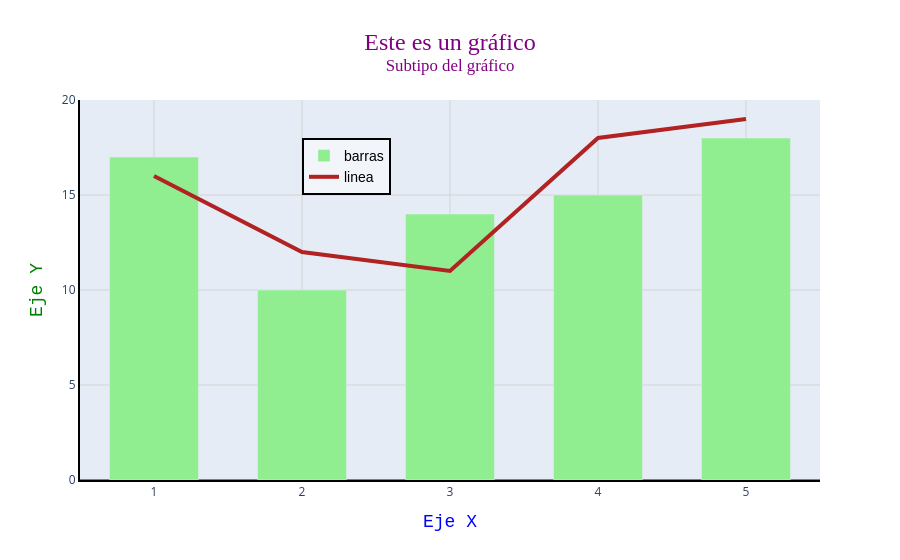

Source (notebook cell):
### Code cell
# 4. Modificar parámetros de la leyenda
fig.update_layout(
    legend=dict(
        x=0.3,
        y=0.9,
        bgcolor="rgba(255,255,255,0.5)", # fondo de la leyenda
        bordercolor="black",
        borderwidth=2, # grosor del borde de la leyenda
        font=dict(size=14,color="black", family="Arial"))
    )

### Figure 1 — Plotly figure (JSON) as saved in the notebook; plotly's stock layout.template omitted (floating-point values rounded to 4 significant figures)
{"data": [{"marker": {"color": "lightgreen"}, "name": "barras", "type": "bar", "x": [1, 2, 3, 4, 5], "y": [17, 10, 14, 15, 18]}, {"line": {"color": "firebrick", "width": 4}, "mode": "lines", "name": "linea", "type": "scatter", "x": [1, 2, 3, 4, 5], "y": [16, 12, 11, 18, 19]}], "layout": {"bargap": 0.4, "legend": {"bgcolor": "rgba(255,255,255,0.5)", "bordercolor": "black", "borderwidth": 2, "font": {"color": "black", "family": "Arial", "size": 14}, "x": 0.3, "y": 0.9}, "title": {"font": {"color": "purple", "family": "Times New Roman", "size": 24}, "text": "Este es un gráfico<br><sup>Subtipo del gráfico</sup>", "x": 0.5, "xanchor": "center"}, "xaxis": {"gridcolor": "lightgray", "linecolor": "black", "linewidth": 2, "showgrid": true, "showline": true, "title": {"font": {"color": "blue", "family": "Courier New", "size": 18}, "text": "Eje X"}, "zeroline": true, "zerolinecolor": "gray"}, "yaxis": {"gridcolor": "lightgray", "linecolor": "black", "linewidth": 2, "showline": true, "title": {"font": {"color": "green", "family": "Courier New", "size": 18}, "text": "Eje Y"}, "zeroline": true, "zerolinecolor": "gray"}}}
